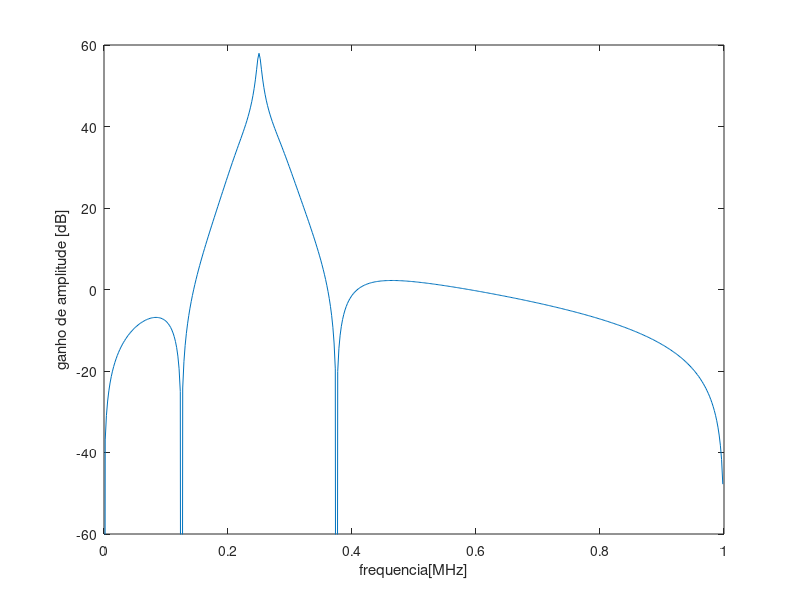
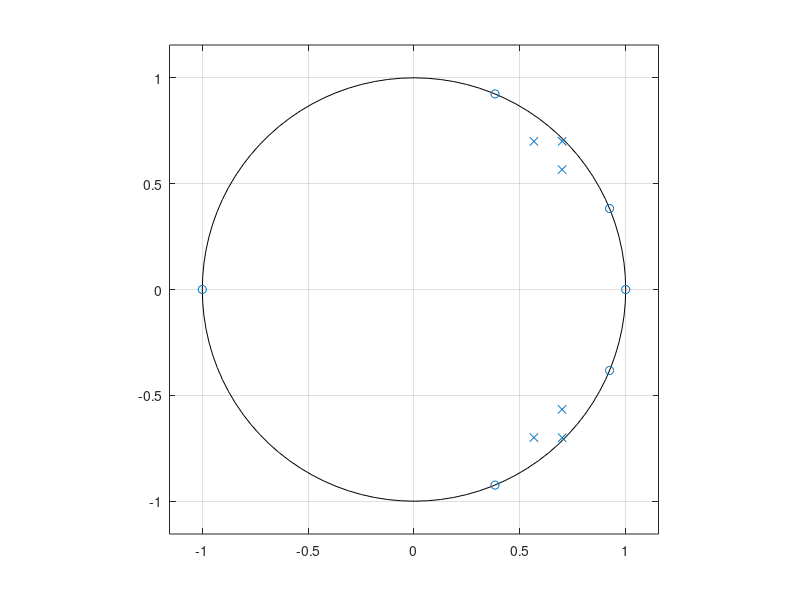

Reproduce these figures in MATLAB, in order. (Note: this script raises an error after producing the figures.)
%% Experimento 2.3 - Filtros Digitais
% Exemplos e Experimentos baseados no livro:
% DINIZ, P. S. R., DA SILVA, E. A. B., e LIMA NETTO, S. Processamento Digital de Sinais: Projeto e An?lise de Sistemas. 2. ed. Porto Alegre: Bookman, 2014. 976 p. ISBN 978-8582601235.
% FILE: Exp2_3.m
 
%% 1? filtro
p1 = 0.9*exp(1j*pi/4);
Z = [1 -1 ]'; P = [p1 p1']';
[num,den] = zp2tf(Z,P,1);
[h,w] = freqz(num,den);
figure(1); plot(w,abs(h)/max(abs(h)));
% figure(1); plot(w/pi,abs(h));
figure(2); zplane(num,den);
 
%% 2? filtro
fa = 2e6;
z1 = exp(1j*pi/8);
z2 = exp(1j*3*pi/8);
p1 = 0.9*exp(1j*pi/4);
Z = [1 -1 z1 z1' z2 z2']';
P = [p1 p1' p1 p1' p1 p1']';
[num,den] = zp2tf(Z,P,1);
[h,w] = freqz(num,den);
% figure(1); plot(w/pi,abs(h));
figure(1); plot(w/pi*fa/2/1e6,20*log10(abs(h))); ylim([-50 50]);
xlabel('frequencia[MHz]');
ylabel('ganho de amplitude [dB]');
figure(2); zplane(num,den);
 
%% 3? filtro
z1 = exp(1j*pi/8);
z2 = exp(1j*3*pi/8);
p1 = 0.99*exp(1j*pi/4);
% olhando somente para o espectro nao da pra saber se e instavel ou nao
p2 = 0.9*exp(1j*pi/4 - 1j*pi/30);
p3 = 0.9*exp(1j*pi/4 + 1j*pi/30);
Z = [1 -1 z1 z1' z2 z2']';
P = [p1 p1' p2 p2' p3 p3']';
[num,den] = zp2tf(Z,P,1);
[h,w] = freqz(num,den);
% figure(1); plot(w,abs(h)/max(abs(h)));
% figure(2); zplane(num,den);
figure(1); plot(w/pi*fa/2/1e6,20*log10(abs(h))); ylim([-60 60]);
xlabel('frequencia[MHz]');
ylabel('ganho de amplitude [dB]');
figure(2); zplane(num,den);s
